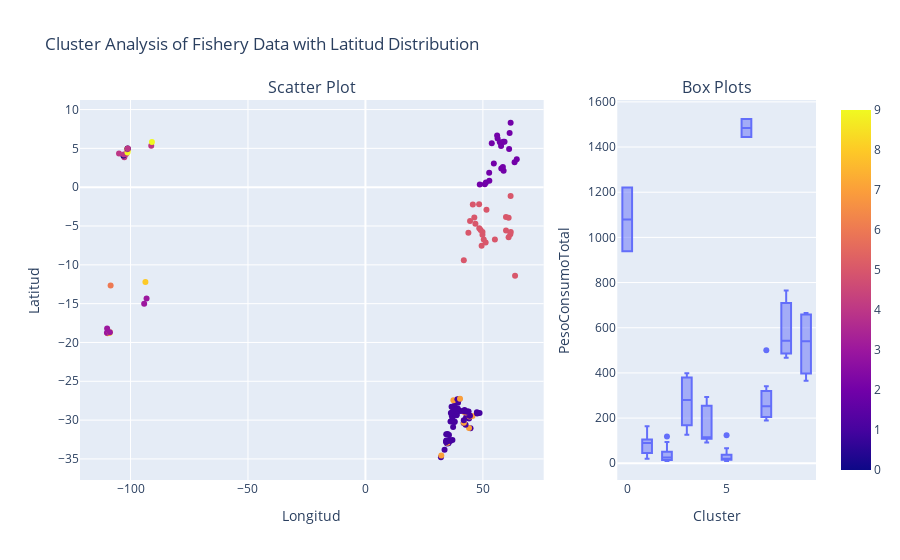

Here is the notebook cell this chart was saved with:
### Markdown cell above
### **5. Visualización de Resultados:**
   Representa gráficamente los resultados del clustering para una comprensión más clara. Gráficos como gráficos de dispersión y dendrogramas pueden ayudar a visualizar las agrupaciones.

### Code cell
import plotly.express as px
import plotly.graph_objects as go
from plotly.subplots import make_subplots

# Create the scatter plot
scatter_fig = px.scatter(aggregated_fishdata, x='Longitud', y='Latitud', color='Cluster', title='Cluster Analysis of Fishery Data')

# Create box plots for Latitud by Cluster
box_fig = px.box(aggregated_fishdata, x='Cluster', y="PesoConsumoTotal", title='Distribution of PesoConsumoTotal by Cluster')

# Create a subplot with scatter plot and box plots
fig = make_subplots(rows=1, cols=2, column_widths=[0.7, 0.3], subplot_titles=['Scatter Plot', 'Box Plots'])

# Add the scatter plot to the subplot
for trace in scatter_fig.data:
    fig.add_trace(trace, row=1, col=1)

# Add the box plots to the subplot
for trace in box_fig.data:
    fig.add_trace(trace, row=1, col=2)

# Update subplot layout
fig.update_layout(title='Cluster Analysis of Fishery Data with Latitud Distribution', showlegend=False)

# Update axis titles for each subplot
fig.update_xaxes(title_text='Longitud', row=1, col=1)
fig.update_yaxes(title_text='Latitud', row=1, col=1)
fig.update_xaxes(title_text='Cluster', row=1, col=2)
fig.update_yaxes(title_text='PesoConsumoTotal', row=1, col=2)

# Show the combined plot
fig.show()

### Figure 1 — Plotly figure (JSON) as saved in the notebook; plotly's stock layout.template omitted (floating-point values rounded to 4 significant figures; data arrays with more than 128 entries replaced by an {"elided": "..."} marker saying what was removed)
{"data": [{"hovertemplate": "Longitud=%{x}<br>Latitud=%{y}<br>Cluster=%{marker.color}<extra></extra>", "legendgroup": "", "marker": {"color": {"elided": "146 int values"}, "coloraxis": "coloraxis", "symbol": "circle"}, "mode": "markers", "name": "", "orientation": "v", "showlegend": false, "type": "scatter", "x": {"elided": "146 float values"}, "xaxis": "x", "y": {"elided": "146 float values"}, "yaxis": "y"}, {"alignmentgroup": "True", "hovertemplate": "Cluster=%{x}<br>PesoConsumoTotal=%{y}<extra></extra>", "legendgroup": "", "marker": {"color": "#636efa"}, "name": "", "notched": false, "offsetgroup": "", "orientation": "v", "showlegend": false, "type": "box", "x": {"elided": "146 int values"}, "x0": " ", "xaxis": "x2", "y": {"elided": "146 float values"}, "y0": " ", "yaxis": "y2"}], "layout": {"annotations": [{"font": {"size": 16}, "showarrow": false, "text": "Scatter Plot", "x": 0.315, "xanchor": "center", "xref": "paper", "y": 1, "yanchor": "bottom", "yref": "paper"}, {"font": {"size": 16}, "showarrow": false, "text": "Box Plots", "x": 0.865, "xanchor": "center", "xref": "paper", "y": 1, "yanchor": "bottom", "yref": "paper"}], "showlegend": false, "title": {"text": "Cluster Analysis of Fishery Data with Latitud Distribution"}, "xaxis": {"anchor": "y", "domain": [0, 0.63], "title": {"text": "Longitud"}}, "xaxis2": {"anchor": "y2", "domain": [0.73, 1], "title": {"text": "Cluster"}}, "yaxis": {"anchor": "x", "domain": [0, 1], "title": {"text": "Latitud"}}, "yaxis2": {"anchor": "x2", "domain": [0, 1], "title": {"text": "PesoConsumoTotal"}}}}
